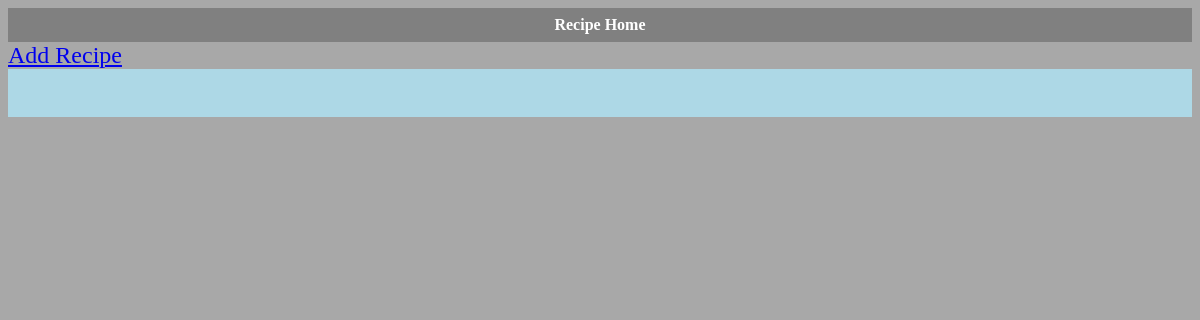
The app's page /menu/, older data.
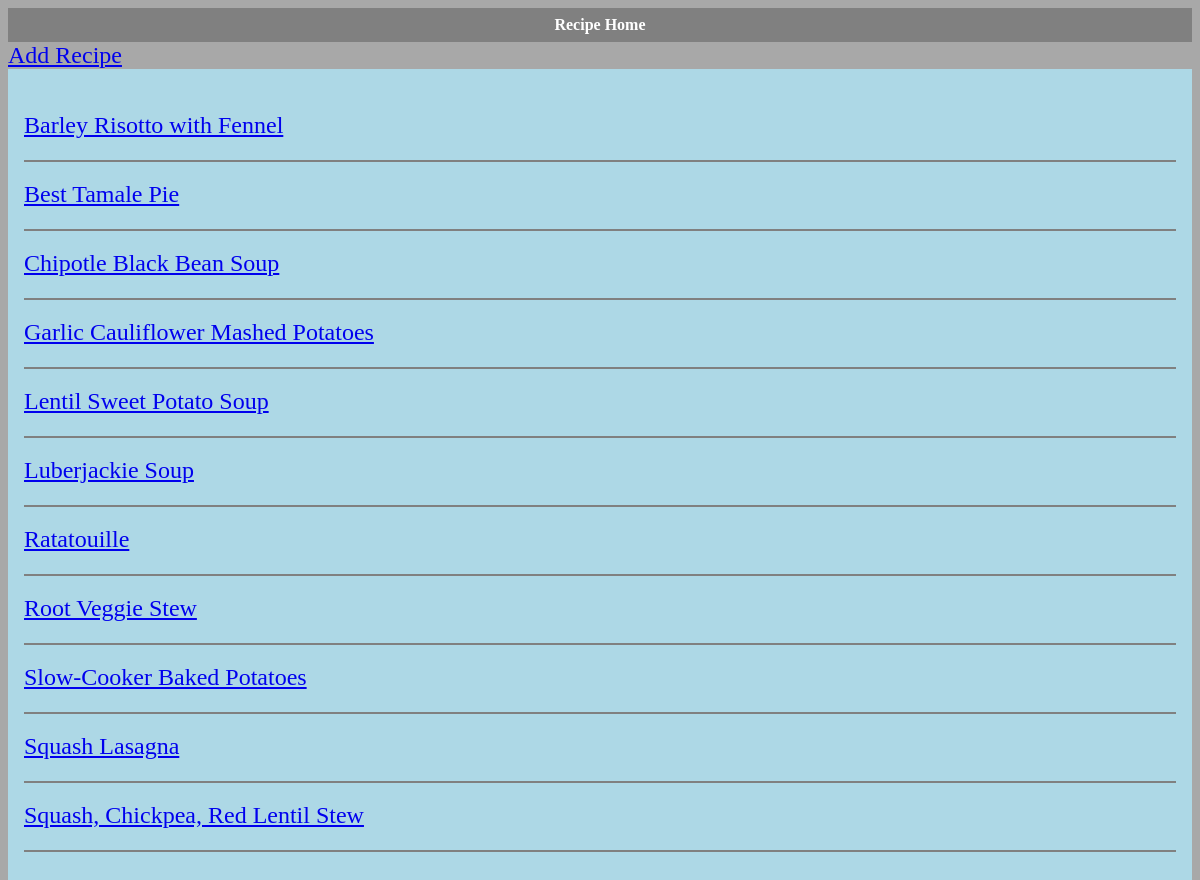
The same page, newer data.
### menu/models.py (models this page shows, shortened)
class Recipe(models.Model):
    id = models.AutoField(primary_key=True)
    name = models.CharField(max_length=200)
    prepMethod = models.CharField(max_length=200, default=None)
    temperature = models.CharField(max_length=200, default=None)
    directions = models.TextField(default=None)
    url = models.CharField(max_length=200, default=None)
    servings = models.IntegerField(default=None)
    prepTime = models.IntegerField(default=None)
    cookTime = models.IntegerField(default=None)
    class Meta:
        ordering = ('name', 'prepMethod')

### menu/views.py (the view)
def index(request):
    recipe_list = Recipe.objects.all() #[:5]
    context = {'recipe_list': recipe_list}
    return render(request, 'menu/index.html', context)

### menu/templates/menu/index.html (shortened to what this page needs)
{% load staticfiles %}
{% load menu_extras %}
<link rel="stylesheet" type="text/css" media="only screen" href="{% static 'menu/style.css' %}" />
<div id="title">
    Recipe Home
</div>
<a href = "{% url 'menu:addrecipe' %}">Add Recipe</a>
<div id="content">
    <ul>
    {% for recipe in recipe_list %}
        <li><a href = "{% url 'menu:recipedetails' recipe.id %}">{{ recipe.name }}</a></li>
        <hr noshade>
    {% endfor %}
    </ul>
</div>

Row changes from the older to the newer data that the page shows:
added Recipe: name "Barley Risotto with Fennel"
added Recipe: name "Best Tamale Pie"
added Recipe: name "Chipotle Black Bean Soup"
added Recipe: name "Garlic Cauliflower Mashed Potatoes"
added Recipe: name "Lentil Sweet Potato Soup"
added Recipe: name "Luberjackie Soup"
added Recipe: name "Ratatouille"
added Recipe: name "Root Veggie Stew"
added Recipe: name "Slow-Cooker Baked Potatoes"
added Recipe: name "Squash Lasagna"
added Recipe: name "Squash, Chickpea, Red Lentil Stew"
